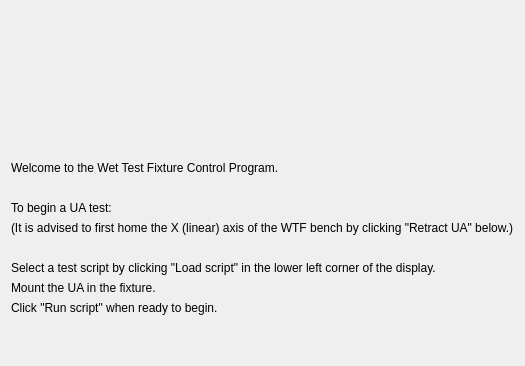
      <widget class="QWidget" name="tab">
       <attribute name="title">
        <string>Welcome</string>
       </attribute>
       <layout class="QVBoxLayout" name="verticalLayout_4">
        <item>
         <spacer name="verticalSpacer">
          <property name="orientation">
           <enum>Qt::Vertical</enum>
          </property>
          <property name="sizeType">
           <enum>QSizePolicy::Preferred</enum>
          </property>
          <property name="sizeHint" stdset="0">
           <size>
            <width>20</width>
            <height>150</height>
           </size>
          </property>
         </spacer>
        </item>
        <item>
         <widget class="QLabel" name="label_23">
          <property name="text">
           <string>Welcome to the Wet Test Fixture Control Program.</string>
          </property>
         </widget>
        </item>
        <item>
         <widget class="QLabel" name="label_29">
          <property name="text">
           <string/>
          </property>
         </widget>
        </item>
        <item>
         <widget class="QLabel" name="label_24">
          <property name="text">
           <string>To begin a UA test:</string>
          </property>
         </widget>
        </item>
        <item>
         <widget class="QLabel" name="label_25">
          <property name="text">
           <string>(It is advised to first home the X (linear) axis of the WTF bench by clicking &quot;Retract UA&quot; below.)</string>
          </property>
         </widget>
        </item>
        <item>
         <widget class="QLabel" name="label_30">
          <property name="text">
           <string/>
          </property>
         </widget>
        </item>
        <item>
         <widget class="QLabel" name="label_26">
          <property name="text">
           <string>Select a test script by clicking &quot;Load script&quot; in the lower left corner of the display.</string>
          </property>
         </widget>
        </item>
        <item>
         <widget class="QLabel" name="label_27">
          <property name="text">
           <string>Mount the UA in the fixture.</string>
          </property>
         </widget>
        </item>
        <item>
         <widget class="QLabel" name="label_28">
          <property name="text">
           <string>Click &quot;Run script&quot; when ready to begin.</string>
          </property>
         </widget>
        </item>
        <item>
         <spacer name="verticalSpacer_2">
          <property name="orientation">
           <enum>Qt::Vertical</enum>
          </property>
          <property name="sizeHint" stdset="0">
           <size>
            <width>20</width>
            <height>40</height>
           </size>
          </property>
         </spacer>
        </item>
       </layout>
      </widget>
